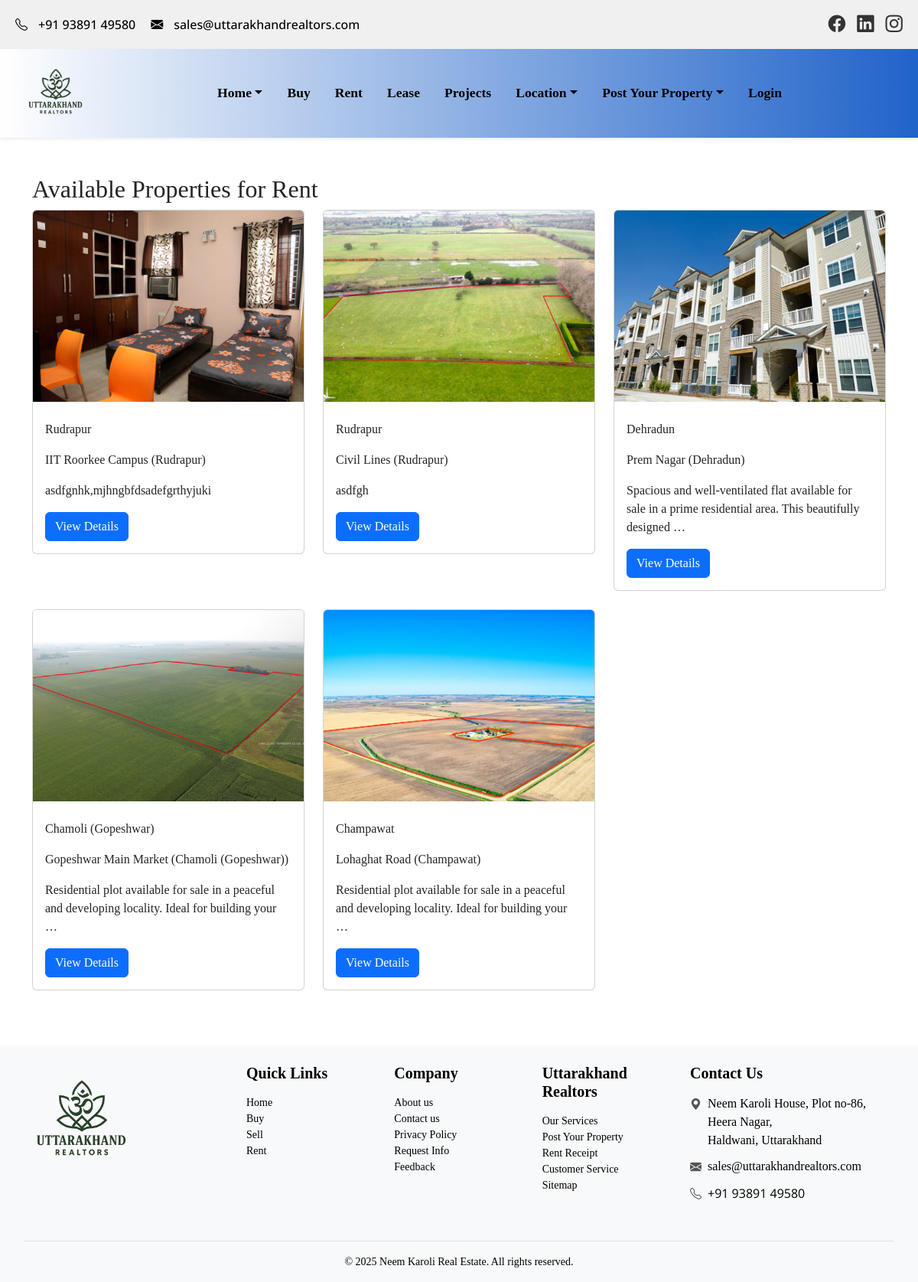
The app's page /rent/ with its own data.
### my_app/models.py (models this page shows, shortened)
class Property(models.Model):
    purpose = models.ForeignKey(Purpose, on_delete=models.SET_NULL, null=True)
    property_type = models.ForeignKey(PropertyType, on_delete=models.SET_NULL, null=True)
    city = models.ForeignKey(City, on_delete=models.SET_NULL, null=True)
    location = models.ForeignKey(Location, on_delete=models.SET_NULL, null=True)
    price = models.PositiveIntegerField()
    area = models.PositiveIntegerField(null=True, blank=True)  # in sq.ft
    description = models.TextField(max_length=1000)
    facing = models.CharField(max_length=50, null=True, blank=True)
    ownership = models.CharField(max_length=100, null=True, blank=True)
    transaction_type = models.CharField(max_length=100, null=True, blank=True)
    agent_phone = models.CharField(max_length=15, null=True, blank=True)
    brochure = models.FileField(upload_to='property/brochures/', null=True, blank=True)
    posted_on = models.DateTimeField(auto_now_add=True)
    posted_by = models.ForeignKey(User, on_delete=models.SET_NULL, null=True, blank=True)
    is_approved = models.BooleanField(default=False)

class PropertyImage(models.Model):
    property = models.ForeignKey(Property, related_name='images', on_delete=models.CASCADE)
    image = models.ImageField(upload_to='property_images/')

class City(models.Model):
    name = models.CharField(max_length=50)
    def __str__(self):
        return self.name

class Location(models.Model):
    name = models.CharField(max_length=100)
    city = models.ForeignKey(City, on_delete=models.CASCADE, related_name='locations')
    def __str__(self):
        return f"{self.name} ({self.city.name})"

### my_app/views.py (the view)
# urls.py: path('rent/', views.rent_properties, name="rent_properties"),
def rent_properties(request):
    try:
        rent_purpose = Purpose.objects.get(name__iexact="Rent")
        properties = Property.objects.filter(purpose=rent_purpose, is_approved=True).order_by('-id')
    except Purpose.DoesNotExist:
        properties = Property.objects.none()
    return render(request, 'rent.html', {'properties': properties})

### my_app/templates/rent.html (shortened to what this page needs)
{% extends 'common.html' %}
{% block content %}
<div class="container mt-5">
  <h2>Available Properties for Rent</h2>
  <div class="row">
    {% for property in properties %}
      <div class="col-md-4 mb-4">
        <div class="card">
          {% if property.images.all|length > 0 %}
            <img src="{{ property.images.first.image.url }}" class="card-img-top" style="height: 250px; object-fit: cover;" alt="Property Image">
          {% else %}
            <img src="https://via.placeholder.com/400x250?text=No+Image" class="card-img-top" alt="No image available">
          {% endif %}
          <div class="card-body">
            <p>{{property.city}}</p>
            <p>{{property.location}}</p>
            <p>{{ property.description|truncatewords:15 }}</p>
            <a href="{% url 'property_detail' property.pk %}" class="btn btn-primary">View Details</a>
          </div>
        </div>
      </div>
    {% empty %}
      <p>No rental properties available.</p>
    {% endfor %}
  </div>
</div>
{% endblock %}

### static/css/style.css (style rules this page uses)
body { font-family: Georgia, 'Times New Roman', Times, serif !important; margin: 0; padding: 0; }

### records on screen
Property: images.first.image (picture), city "Rudrapur", location "IIT Roorkee Campus (Rudrapur)", description "asdfgnhk,mjhngbfdsadefgrthyjuki"
Property: images.first.image (picture), city "Rudrapur", location "Civil Lines (Rudrapur)", description "asdfgh"
Property: images.first.image (picture), city "Dehradun", location "Prem Nagar (Dehradun)", description "Spacious and well-ventilated flat available for sale in a prime residential area. This beautifully designed …"
Property: images.first.image (picture), city "Chamoli (Gopeshwar)", location "Gopeshwar Main Market (Chamoli (Gopeshwar))", description "Residential plot available for sale in a peaceful and developing locality. Ideal for building your …"
Property: images.first.image (picture), city "Champawat", location "Lohaghat Road (Champawat)", description "Residential plot available for sale in a peaceful and developing locality. Ideal for building your …"
